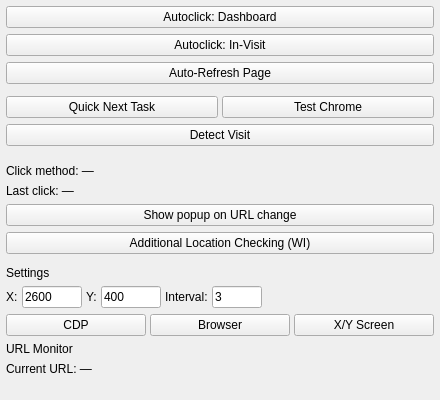
<?xml version="1.0" encoding="UTF-8"?>
<ui version="4.0">
 <class>AutoClickerPanel</class>
 <widget class="QWidget" name="AutoClickerPanel">
  <property name="geometry">
   <rect>
    <x>0</x>
    <y>0</y>
    <width>440</width>
    <height>400</height>
   </rect>
  </property>
  <layout class="QVBoxLayout" name="mainLayout">
   <property name="leftMargin"><number>6</number></property>
   <property name="topMargin"><number>6</number></property>
   <property name="rightMargin"><number>6</number></property>
   <property name="bottomMargin"><number>6</number></property>
   <property name="spacing"><number>6</number></property>
   <!-- Main toggle buttons -->
   <item>
    <widget class="ActionButton" name="btn_dashboard_clicker">
     <property name="text"><string>Autoclick: Dashboard</string></property>
    </widget>
   </item>
   <item>
    <widget class="ActionButton" name="btn_invisit_clicker">
     <property name="text"><string>Autoclick: In-Visit</string></property>
    </widget>
   </item>
   <item>
    <widget class="ActionButton" name="btn_page_refresh">
     <property name="text"><string>Auto-Refresh Page</string></property>
    </widget>
   </item>
   <!-- Separator -->
   <item>
    <widget class="QWidget" name="separator1">
     <property name="maximumSize"><size><width>16777215</width><height>1</height></size></property>
     <property name="styleSheet"><string>background-color: #2e4066;</string></property>
    </widget>
   </item>
   <!-- Quick actions row -->
   <item>
    <layout class="QHBoxLayout" name="quickActionsLayout">
     <property name="spacing"><number>4</number></property>
     <item>
      <widget class="ActionButton" name="btn_quick_next">
       <property name="text"><string>Quick Next Task</string></property>
      </widget>
     </item>
     <item>
      <widget class="ActionButton" name="btn_test_chrome">
       <property name="text"><string>Test Chrome</string></property>
      </widget>
     </item>
    </layout>
   </item>
   <item>
    <widget class="ActionButton" name="btn_detect_visit">
     <property name="text"><string>Detect Visit</string></property>
    </widget>
   </item>
   <!-- Separator -->
   <item>
    <widget class="QWidget" name="separator2">
     <property name="maximumSize"><size><width>16777215</width><height>1</height></size></property>
     <property name="styleSheet"><string>background-color: #2e4066;</string></property>
    </widget>
   </item>
   <!-- Status area -->
   <item>
    <widget class="StatusBadge" name="status_badge">
    </widget>
   </item>
   <item>
    <widget class="QLabel" name="lbl_method">
     <property name="text"><string>Click method: —</string></property>
    </widget>
   </item>
   <item>
    <widget class="QLabel" name="lbl_last_click">
     <property name="text"><string>Last click: —</string></property>
    </widget>
   </item>
   <!-- Toggles -->
   <item>
    <widget class="ToggleChip" name="chip_popup">
     <property name="text"><string>Show popup on URL change</string></property>
    </widget>
   </item>
   <item>
    <widget class="ToggleChip" name="chip_location_check">
     <property name="text"><string>Additional Location Checking (WI)</string></property>
    </widget>
   </item>
   <!-- Separator -->
   <item>
    <widget class="QWidget" name="separator3">
     <property name="maximumSize"><size><width>16777215</width><height>1</height></size></property>
     <property name="styleSheet"><string>background-color: #2e4066;</string></property>
    </widget>
   </item>
   <!-- Settings -->
   <item>
    <widget class="QLabel" name="lbl_settings_header">
     <property name="text"><string>Settings</string></property>
    </widget>
   </item>
   <item>
    <layout class="QHBoxLayout" name="coordLayout">
     <property name="spacing"><number>4</number></property>
     <item><widget class="QLabel" name="lbl_x"><property name="text"><string>X:</string></property></widget></item>
     <item>
      <widget class="QLineEdit" name="txt_x">
       <property name="text"><string>2600</string></property>
       <property name="maximumSize"><size><width>60</width><height>16777215</height></size></property>
      </widget>
     </item>
     <item><widget class="QLabel" name="lbl_y"><property name="text"><string>Y:</string></property></widget></item>
     <item>
      <widget class="QLineEdit" name="txt_y">
       <property name="text"><string>400</string></property>
       <property name="maximumSize"><size><width>60</width><height>16777215</height></size></property>
      </widget>
     </item>
     <item><widget class="QLabel" name="lbl_interval"><property name="text"><string>Interval:</string></property></widget></item>
     <item>
      <widget class="QLineEdit" name="txt_interval">
       <property name="text"><string>3</string></property>
       <property name="maximumSize"><size><width>50</width><height>16777215</height></size></property>
      </widget>
     </item>
     <item>
      <spacer name="coordSpacer"><property name="orientation"><enum>Qt::Horizontal</enum></property><property name="sizeHint" stdset="0"><size><width>40</width><height>20</height></size></property></spacer>
     </item>
    </layout>
   </item>
   <!-- Click method chips -->
   <item>
    <layout class="QHBoxLayout" name="methodLayout">
     <property name="spacing"><number>4</number></property>
     <item>
      <widget class="ToggleChip" name="chip_cdp">
       <property name="text"><string>CDP</string></property>
      </widget>
     </item>
     <item>
      <widget class="ToggleChip" name="chip_browser">
       <property name="text"><string>Browser</string></property>
      </widget>
     </item>
     <item>
      <widget class="ToggleChip" name="chip_xy">
       <property name="text"><string>X/Y Screen</string></property>
      </widget>
     </item>
    </layout>
   </item>
   <!-- URL Monitor -->
   <item>
    <widget class="QLabel" name="lbl_url_header">
     <property name="text"><string>URL Monitor</string></property>
    </widget>
   </item>
   <item>
    <widget class="QLabel" name="lbl_url">
     <property name="text"><string>Current URL: —</string></property>
     <property name="wordWrap"><bool>true</bool></property>
    </widget>
   </item>
   <item>
    <spacer name="bottomSpacer"><property name="orientation"><enum>Qt::Vertical</enum></property><property name="sizeHint" stdset="0"><size><width>20</width><height>40</height></size></property></spacer>
   </item>
  </layout>
 </widget>
 <customwidgets>
  <customwidget>
   <class>ActionButton</class>
   <extends>QPushButton</extends>
   <header>emr_assist.ui.widgets</header>
  </customwidget>
  <customwidget>
   <class>StatusBadge</class>
   <extends>QWidget</extends>
   <header>emr_assist.ui.widgets</header>
  </customwidget>
  <customwidget>
   <class>ToggleChip</class>
   <extends>QPushButton</extends>
   <header>emr_assist.ui.widgets</header>
  </customwidget>
 </customwidgets>
 <resources/>
 <connections/>
</ui>
